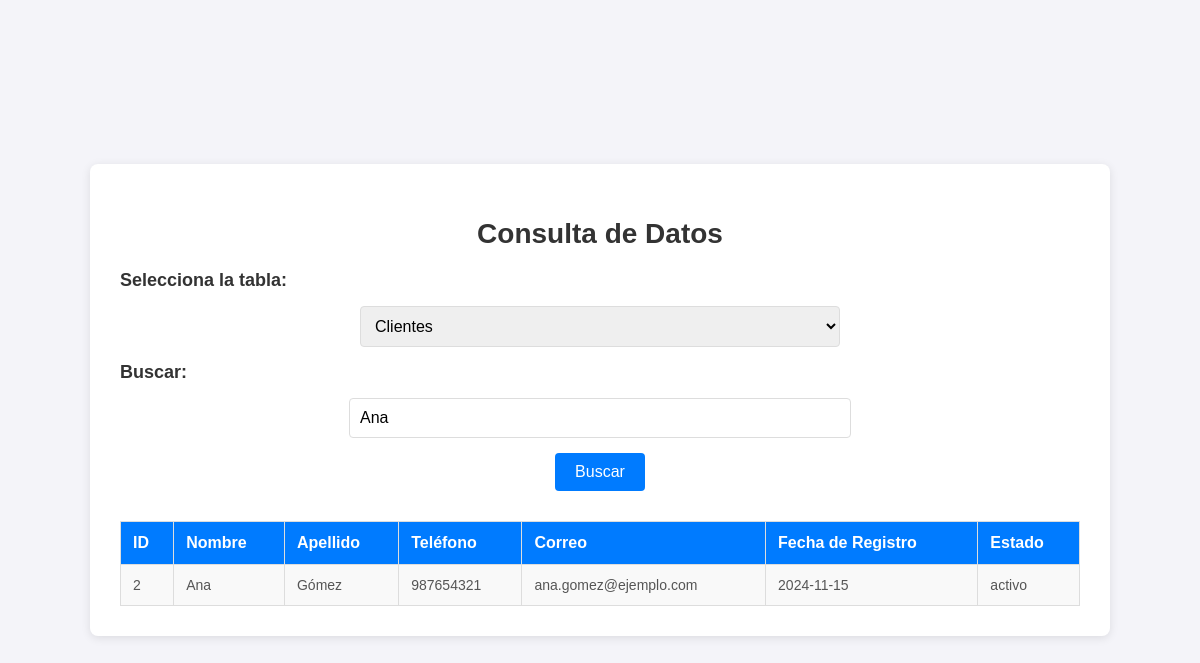
/index.php?buscar=Ana, run on the app's committed database.
### tables this page shows
CREATE TABLE `Clientes` (
  `cliente_id` int PRIMARY KEY AUTO_INCREMENT,
  `nombre` varchar(50),
  `apellido` varchar(50),
  `telefono` varchar(20),
  `correo_electronico` varchar(100) UNIQUE,
  `fecha_registro` date,
  `estado` enum('activo','inactivo')
);

### index.php (the view, shortened to what this page needs)
<?php
$host = 'localhost';
$dbname = 'Banco4';
$user = 'root';
$password = 'Dekuyojm14$';
try {
    $pdo = new PDO("mysql:host=$host;dbname=$dbname;charset=utf8", $user, $password);
    $pdo->setAttribute(PDO::ATTR_ERRMODE, PDO::ERRMODE_EXCEPTION);
} catch (PDOException $e) {
    die("Error de conexión: " . $e->getMessage());
}
$search = $_GET['buscar'] ?? '';
$tabla = $_GET['tabla'] ?? 'Clientes';
$sql = "";
switch ($tabla) {
    case 'Clientes':
        $sql = "SELECT * FROM Clientes WHERE nombre LIKE :buscar OR apellido LIKE :buscar";
        break;
}
$stmt = $pdo->prepare($sql);
$stmt->execute(['buscar' => "%$search%"]);
$resultado = $stmt->fetchAll(PDO::FETCH_ASSOC);
?>
<!DOCTYPE html>
<html lang="es">
<head>
</head>
<body>
    <div class="container">
        <h2>Consulta de Datos</h2>
        <form method="get">
            <label for="tabla">Selecciona la tabla:</label>
            <select name="tabla" id="tabla">
                <option value="Clientes" <?= $tabla == 'Clientes' ? 'selected' : '' ?>>Clientes</option>
            </select>
            <label for="buscar">Buscar:</label>
            <input type="text" name="buscar" id="buscar" value="<?= htmlspecialchars($search) ?>">
            <button type="submit">Buscar</button>
        </form>
        <?php if ($resultado): ?>
            <table>
                <tr>
                    <?php
                    if ($tabla == 'Clientes') {
                        echo '<th>ID</th><th>Nombre</th><th>Apellido</th><th>Teléfono</th><th>Correo</th><th>Fecha de Registro</th><th>Estado</th>';
                    } elseif ($tabla == 'Cuentas') {
                        echo '<th>ID Cuenta</th><th>Cliente</th><th>Tipo de Cuenta</th><th>Saldo Actual</th><th>Estado</th>';
                    } elseif ($tabla == 'Movimientos') {
                        echo '<th>ID Movimiento</th><th>ID Cuenta</th><th>Fecha</th><th>Tipo</th><th>Monto</th><th>Descripción</th>';
                    } elseif ($tabla == 'Tarjetas') {
                        echo '<th>ID Tarjeta</th><th>Cliente</th><th>Tipo de Tarjeta</th><th>Estado</th><th>Fecha de Emisión</th>';
                    }
                    ?>
                </tr>
                <?php foreach ($resultado as $row): ?>
                    <tr>
                        <?php foreach ($row as $column): ?>
                            <td><?= htmlspecialchars($column) ?></td>
                        <?php endforeach; ?>
                    </tr>
                <?php endforeach; ?>
            </table>
        <?php else: ?>
            <p class="no-results">No se encontraron resultados.</p>
        <?php endif; ?>
    </div>
</body>
</html>

### index.php (style rules this page uses)
body { font-family: 'Arial', sans-serif; background-color: #f4f4f9; margin: 0; padding: 0; display: flex; justify-content: center; align-items: center; min-height: 100vh; }
.container { background-color: #fff; width: 80%; max-width: 1000px; padding: 30px; border-radius: 8px; box-shadow: 0 2px 10px rgba(0, 0, 0, 0.1); }
h2 { text-align: center; color: #333; font-size: 28px; margin-bottom: 20px; }
form { display: flex; flex-direction: column; gap: 15px; margin-bottom: 30px; }
label { font-size: 18px; font-weight: 600; color: #333; }
select, input[type="text"] { padding: 10px; font-size: 16px; border-radius: 4px; border: 1px solid #ddd; width: 50%; margin: 0 auto; }
button { padding: 10px 20px; background-color: #007bff; color: #fff; font-size: 16px; border: none; border-radius: 4px; cursor: pointer; align-self: center; transition: background-color 0.3s; }
table { width: 100%; border-collapse: collapse; margin-top: 20px; }
th, td { border: 1px solid #ddd; padding: 12px; text-align: left; }
th { background-color: #007bff; color: #fff; font-size: 16px; }
td { font-size: 14px; color: #555; }
tr:nth-child(even) { background-color: #f9f9f9; }

### data on the page
clientes: cliente_id "2", nombre "Ana", apellido "Gómez", telefono "987654321", correo_electronico "ana.gomez@ejemplo.com", fecha_registro "2024-11-15", estado "activo"
